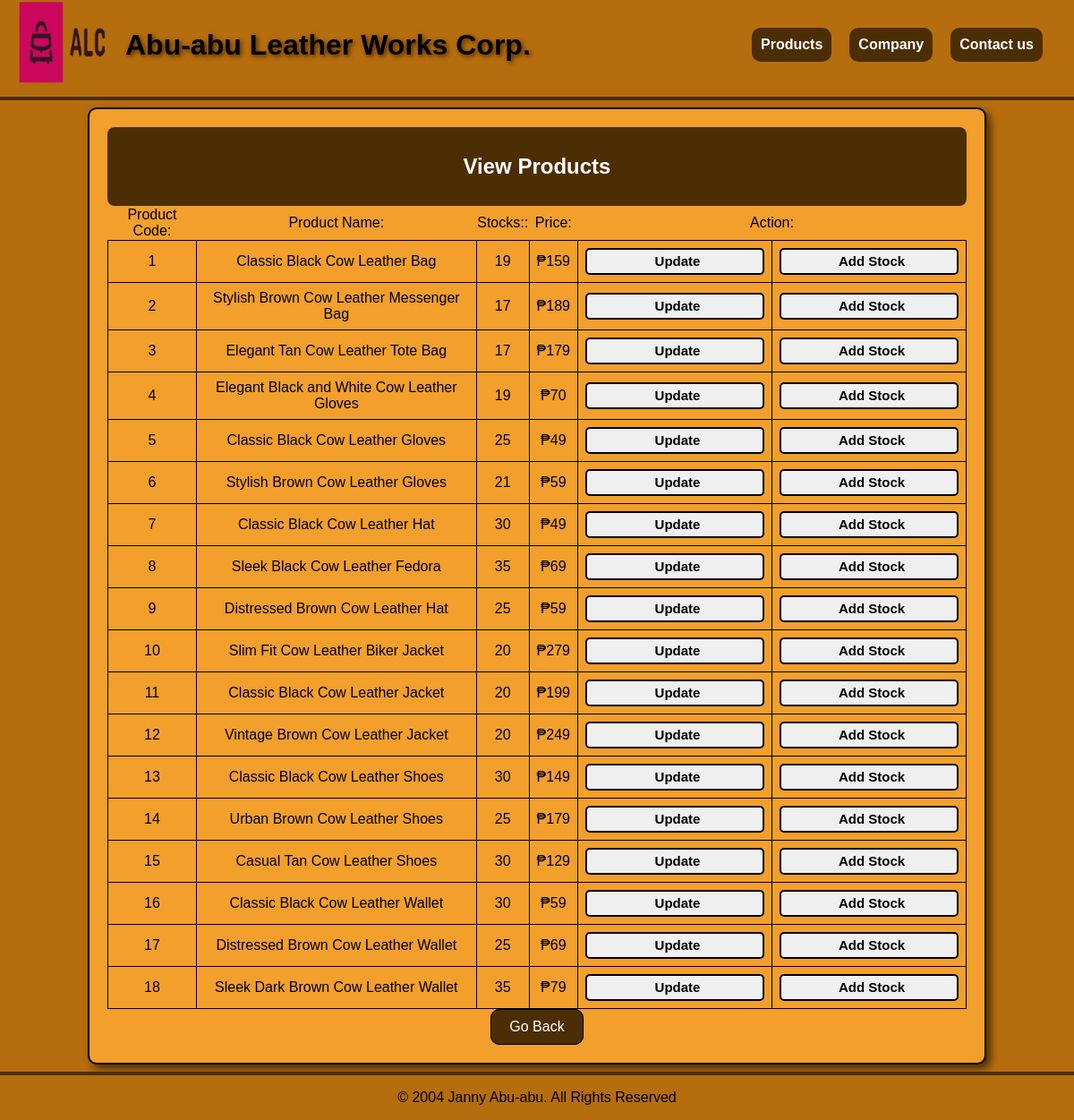
The page /views.php on the database its author committed.
### tables this page shows
CREATE TABLE `products` (
  `productID` int(5) NOT NULL,
  `category_id` int(11) DEFAULT NULL,
  `product_image` varchar(255) NOT NULL,
  `product_name` varchar(255) NOT NULL,
  `product_description` text NOT NULL,
  `product_quantity` int(5) NOT NULL,
  `product_price` double NOT NULL
);

### fetch_products.php (the view, shortened to what this page needs)
<?php
include 'connection.php';
$sql = "SELECT * FROM products";
$result = $connection->query($sql);
if ($result->num_rows > 0) {
    while($row = $result->fetch_assoc()) {
        echo "<tr>";
        echo "<td class='form-td'>".$row['productID']."</td>";
        echo "<td class='form-td'>".$row['product_name']."</td>";
        echo "<td class='form-td'>".$row['product_quantity']."</td>";
        echo "<td class='form-td'>&#8369;".$row['product_price']."</td>";
        echo "<td class='form-td'>";
        echo "<form action='update.php' method='get'>";
        echo "<input type='submit' value='Update'>";
        echo "</form>";
        echo "</td>";
        echo "<td class='form-td'>";
        echo "<form action='add.php' method='get'>";
        echo "<input type='submit' value='Add Stock'>";
        echo "</form>";
        echo "</td>";
        echo "</tr>";
    }
} else {
    echo "<tr><td colspan='6'>No products found</td></tr>";
}
?>

### styles/style.css (style rules this page uses)
body { margin: 0 auto; background-color: #B66D0D; }
.form-td { border: 1px solid #000; padding: 8px; }
.form-table input, .select { font-family: 'Franklin Gothic Medium', 'Arial Narrow', Arial, sans-serif; font-size: 15px; padding-left: 12px; border-radius: 5px; border-style: solid; width: 200px; height: 30px; font-weight: bold; }

### rows shown on the page
products: productID "1", product_name "Classic Black Cow Leather Bag", product_quantity "19", product_price "159"
products: productID "2", product_name "Stylish Brown Cow Leather Messenger Bag", product_quantity "17", product_price "189"
products: productID "3", product_name "Elegant Tan Cow Leather Tote Bag", product_quantity "17", product_price "179"
products: productID "4", product_name "Elegant Black and White Cow Leather Gloves", product_quantity "19", product_price "70"
products: productID "5", product_name "Classic Black Cow Leather Gloves", product_quantity "25", product_price "49"
products: productID "6", product_name "Stylish Brown Cow Leather Gloves", product_quantity "21", product_price "59"
products: productID "7", product_name "Classic Black Cow Leather Hat", product_quantity "30", product_price "49"
products: productID "8", product_name "Sleek Black Cow Leather Fedora", product_quantity "35", product_price "69"
products: productID "9", product_name "Distressed Brown Cow Leather Hat", product_quantity "25", product_price "59"
products: productID "10", product_name "Slim Fit Cow Leather Biker Jacket", product_quantity "20", product_price "279"
products: productID "11", product_name "Classic Black Cow Leather Jacket", product_quantity "20", product_price "199"
products: productID "12", product_name "Vintage Brown Cow Leather Jacket", product_quantity "20", product_price "249"
products: productID "13", product_name "Classic Black Cow Leather Shoes", product_quantity "30", product_price "149"
products: productID "14", product_name "Urban Brown Cow Leather Shoes", product_quantity "25", product_price "179"
products: productID "15", product_name "Casual Tan Cow Leather Shoes", product_quantity "30", product_price "129"
products: productID "16", product_name "Classic Black Cow Leather Wallet", product_quantity "30", product_price "59"
products: productID "17", product_name "Distressed Brown Cow Leather Wallet", product_quantity "25", product_price "69"
products: productID "18", product_name "Sleek Dark Brown Cow Leather Wallet", product_quantity "35", product_price "79"
